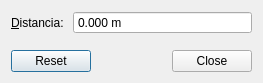
<?xml version="1.0" encoding="UTF-8"?>
<ui version="4.0">
 <class>MedirDistanciaEntreDialogBase</class>
 <widget class="QDialog" name="MedirDistanciaEntreDialogBase">
  <property name="windowModality">
   <enum>Qt::WindowModal</enum>
  </property>
  <property name="geometry">
   <rect>
    <x>0</x>
    <y>0</y>
    <width>263</width>
    <height>83</height>
   </rect>
  </property>
  <property name="windowTitle">
   <string>Distancia entre entidades</string>
  </property>
  <layout class="QVBoxLayout" name="verticalLayout">
   <item>
    <layout class="QFormLayout" name="formLayout">
     <property name="fieldGrowthPolicy">
      <enum>QFormLayout::AllNonFixedFieldsGrow</enum>
     </property>
     <item row="0" column="0">
      <widget class="QLabel" name="distance_label">
       <property name="text">
        <string>&amp;Distancia: </string>
       </property>
       <property name="buddy">
        <cstring>distance_doubleSpinBox</cstring>
       </property>
      </widget>
     </item>
     <item row="0" column="1">
      <widget class="QDoubleSpinBox" name="distance_doubleSpinBox">
       <property name="readOnly">
        <bool>true</bool>
       </property>
       <property name="buttonSymbols">
        <enum>QAbstractSpinBox::NoButtons</enum>
       </property>
       <property name="suffix">
        <string> m</string>
       </property>
       <property name="decimals">
        <number>3</number>
       </property>
       <property name="maximum">
        <double>10000000000000000.000000000000000</double>
       </property>
      </widget>
     </item>
    </layout>
   </item>
   <item>
    <widget class="QDialogButtonBox" name="button_box">
     <property name="orientation">
      <enum>Qt::Horizontal</enum>
     </property>
     <property name="standardButtons">
      <set>QDialogButtonBox::Close|QDialogButtonBox::Reset</set>
     </property>
    </widget>
   </item>
  </layout>
 </widget>
 <resources/>
 <connections>
  <connection>
   <sender>button_box</sender>
   <signal>clicked(QAbstractButton*)</signal>
   <receiver>MedirDistanciaEntreDialogBase</receiver>
   <slot>handleButton(QAbstractButton*)</slot>
   <hints>
    <hint type="sourcelabel">
     <x>132</x>
     <y>101</y>
    </hint>
    <hint type="destinationlabel">
     <x>130</x>
     <y>121</y>
    </hint>
   </hints>
  </connection>
  <connection>
   <sender>button_box</sender>
   <signal>rejected()</signal>
   <receiver>MedirDistanciaEntreDialogBase</receiver>
   <slot>reject()</slot>
   <hints>
    <hint type="sourcelabel">
     <x>153</x>
     <y>99</y>
    </hint>
    <hint type="destinationlabel">
     <x>179</x>
     <y>122</y>
    </hint>
   </hints>
  </connection>
  <connection>
   <sender>button_box</sender>
   <signal>rejected()</signal>
   <receiver>MedirDistanciaEntreDialogBase</receiver>
   <slot>close()</slot>
   <hints>
    <hint type="sourcelabel">
     <x>131</x>
     <y>61</y>
    </hint>
    <hint type="destinationlabel">
     <x>131</x>
     <y>41</y>
    </hint>
   </hints>
  </connection>
 </connections>
 <slots>
  <slot>handleButton(QAbstractButton*)</slot>
 </slots>
</ui>
